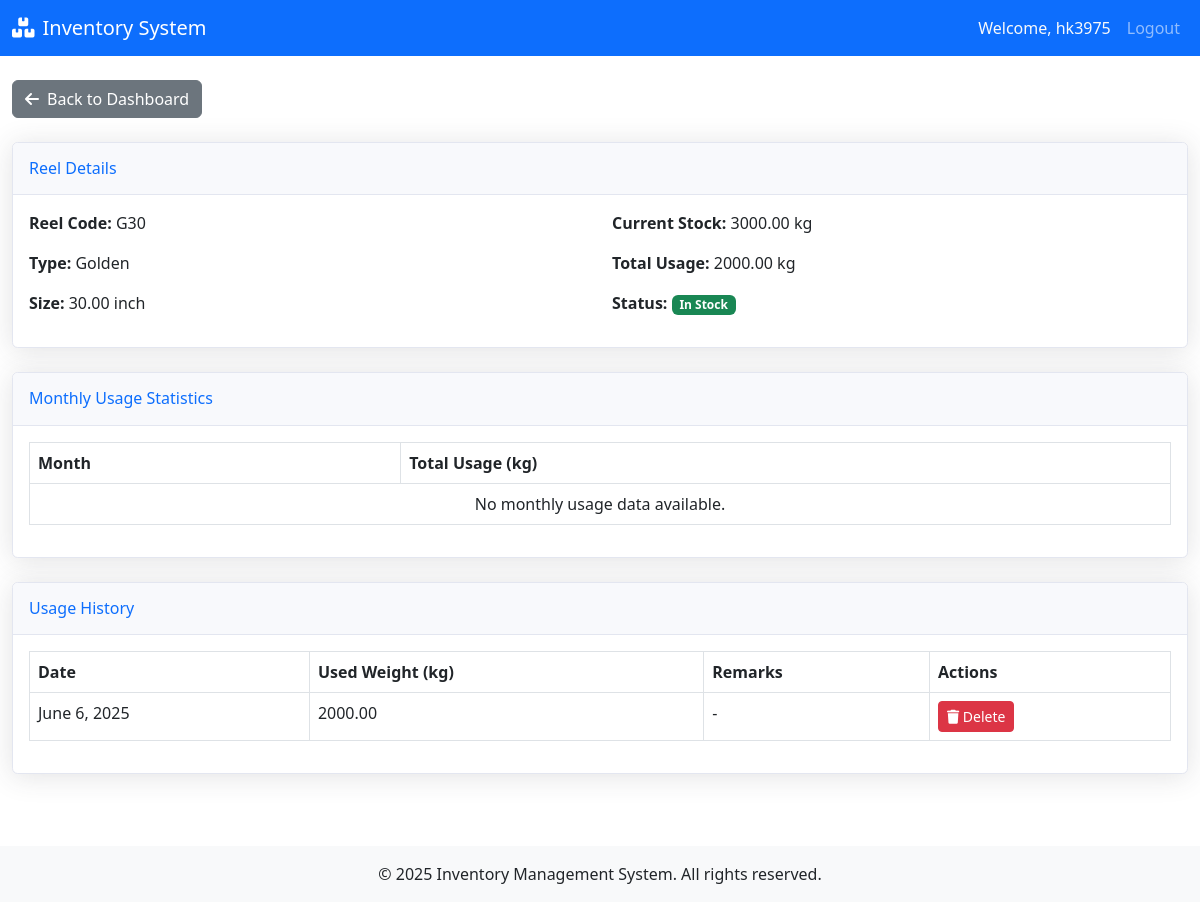
Page /reel-report/5/ (signed in) on the earlier database version.
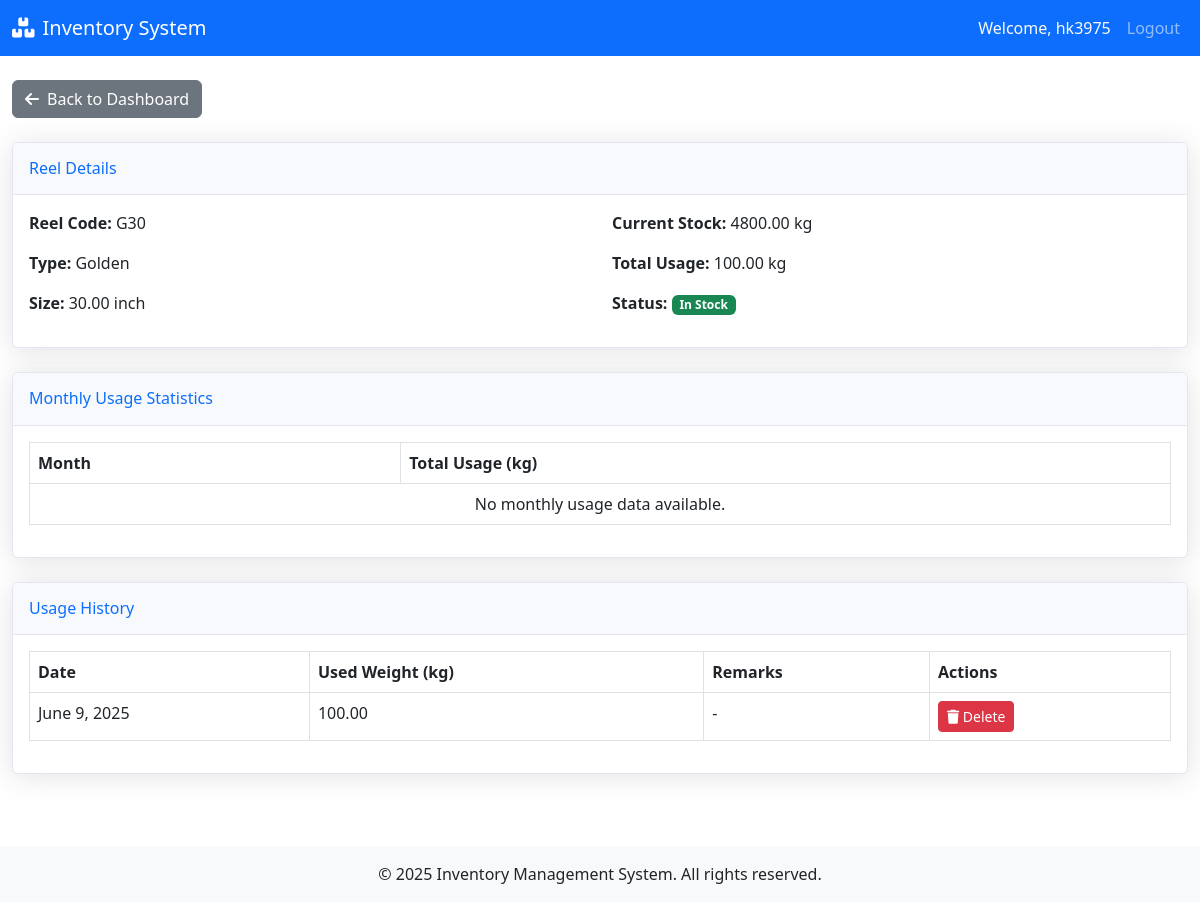
Same page on the later database version.
### inventory/models.py (models this page shows, shortened)
class Reel(models.Model):
    user = models.ForeignKey(CustomUser, on_delete=models.CASCADE)
    REEL_TYPE_CHOICES = [
        ('natural','Natural'),
        ('golden','Golden'),
    ]
    reel_code = models.CharField(max_length=50, help_text="Code for this reel")
    reel_type = models.CharField(max_length=20, choices=REEL_TYPE_CHOICES, help_text="Type of reel: Natural or Golden")
    size_inch = models.DecimalField(max_digits=5, decimal_places=2, help_text="Size in inch (e.g., 26.00 to 52.00)")
    weight_kg = models.DecimalField(max_digits=10, decimal_places=2, help_text="Weight of the reel in kg")
    current_stock = models.DecimalField(
        max_digits=10, decimal_places=2, default=Decimal("0.00"), editable=True, help_text="Current stock available in kg"
    )
    created_at = models.DateTimeField(null=True, blank=True)
    updated_at = models.DateTimeField(null=True, blank=True)
    class Meta:
        ordering = ['reel_code']

class DailyUsage(models.Model):
    user = models.ForeignKey(CustomUser, on_delete=models.CASCADE)
    reel = models.ForeignKey(Reel, on_delete=models.CASCADE)
    used_weight = models.DecimalField(max_digits=10, decimal_places=2)
    usage_date = models.DateField(default=timezone.now)
    remarks = models.TextField(blank=True, null=True)
    created_at = models.DateTimeField(default=timezone.now)
    updated_at = models.DateTimeField(auto_now=True)
    class Meta:
        ordering = ['-usage_date']

### inventory/views.py (the view)
# urls.py: path('reel-report/<int:pk>/', views.ReelReportView.as_view(), name='reel_report'),
class ReelReportView(TemplateView):
    template_name = 'inventory/reel_report.html'
    def get(self, request, *args, **kwargs):
        user_id = request.session.get('user_id')
        if not user_id:
            return redirect('login')
        reel = get_object_or_404(Reel, pk=kwargs.get('pk'), user_id=user_id)
        usage_history = DailyUsage.objects.filter(reel=reel, user_id=user_id).order_by('-usage_date')
        total_usage = usage_history.aggregate(Sum('used_weight'))['used_weight__sum'] or 0
        context = {
            'reel': reel,
            'usage_history': usage_history,
            'total_usage': total_usage,
        }
        return render(request, self.template_name, context)

### inventory/templates/inventory/reel_report.html (shortened to what this page needs)
{% extends 'base.html' %}
{% load static %}
{% block content %}
<div class="container-fluid py-4">
    <div class="mb-4">
        <a href="{% url 'dashboard' %}" class="btn btn-secondary">
            <i class="fas fa-arrow-left me-2"></i>Back to Dashboard
        </a>
    </div>
    <div class="card shadow mb-4">
        <div class="card-header py-3">
            <h6 class="m-0 font-weight-bold text-primary">Reel Details</h6>
        </div>
        <div class="card-body">
            <div class="row">
                <div class="col-md-6">
                    <p><strong>Reel Code:</strong> {{ reel.reel_code }}</p>
                    <p><strong>Type:</strong> {{ reel.reel_type|title }}</p>
                    <p><strong>Size:</strong> {{ reel.size_inch }} inch</p>
                </div>
                <div class="col-md-6">
                    <p><strong>Current Stock:</strong> {{ reel.current_stock|floatformat:2 }} kg</p>
                    <p><strong>Total Usage:</strong> {{ total_usage|floatformat:2 }} kg</p>
                    <p><strong>Status:</strong>
                        {% if reel.current_stock <= 200 %}
                            <span class="badge bg-danger">Low Stock</span>
                        {% else %}
                            <span class="badge bg-success">In Stock</span>
                        {% endif %}
                    </p>
                </div>
            </div>
        </div>
    </div>
    <div class="card shadow mb-4">
        <div class="card-header py-3">
            <h6 class="m-0 font-weight-bold text-primary">Monthly Usage Statistics</h6>
        </div>
        <div class="card-body">
            <div class="table-responsive">
                <table class="table table-bordered">
                    <thead>
                        <tr>
                            <th>Month</th>
                            <th>Total Usage (kg)</th>
                        </tr>
                    </thead>
                    <tbody>
                        {% for usage in monthly_usage %}
                        <tr>
                            <td>{{ usage.year }}-{{ usage.month|stringformat:"02d" }}</td>
                            <td>{{ usage.total_usage|floatformat:2 }}</td>
                        </tr>
                        {% empty %}
                        <tr>
                            <td colspan="2" class="text-center">No monthly usage data available.</td>
                        </tr>
                        {% endfor %}
                    </tbody>
                </table>
            </div>
        </div>
    </div>
    <div class="card shadow mb-4">
        <div class="card-header py-3">
            <h6 class="m-0 font-weight-bold text-primary">Usage History</h6>
        </div>
        <div class="card-body">
            <div class="table-responsive">
                <table class="table table-bordered">
                    <thead>
                        <tr>
                            <th>Date</th>
                            <th>Used Weight (kg)</th>
                            <th>Remarks</th>
                            <th>Actions</th>
                        </tr>
                    </thead>
                    <tbody>
                        {% for usage in usage_history %}
                        <tr>
                            <td>{{ usage.usage_date }}</td>
                            <td>{{ usage.used_weight|floatformat:2 }}</td>
                            <td>{{ usage.remarks|default:"-" }}</td>
                            <td>
                                <a href="{% url 'delete_daily_usage' usage.id %}" class="btn btn-danger btn-sm"
                                   onclick="return confirm('Are you sure you want to delete this usage entry? This will add the weight back to the reel\'s stock.')">
                                    <i class="fas fa-trash"></i> Delete
                                </a>
                            </td>
                        </tr>
                        {% empty %}
                        <tr>
                            <td colspan="4" class="text-center">No usage history available.</td>
                        </tr>
                        {% endfor %}
                    </tbody>
                </table>
            </div>
        </div>
    </div>
</div>
{% endblock %}

### inventory/templates/base.html (shortened to what this page needs)
<!DOCTYPE html>
<html lang="en">
<head>
    <link href="https://cdn.jsdelivr.net/npm/bootstrap@5.3.0/dist/css/bootstrap.min.css" rel="stylesheet">
    <link href="https://cdnjs.cloudflare.com/ajax/libs/font-awesome/6.0.0/css/all.min.css" rel="stylesheet">
</head>
<body>
    <nav class="navbar navbar-expand-lg navbar-dark bg-primary">
        <div class="container-fluid">
            <a class="navbar-brand" href="{% url 'dashboard' %}">
                <i class="fas fa-boxes me-2"></i>Inventory System
            </a>
            <div class="collapse navbar-collapse" id="navbarNav">
                <ul class="navbar-nav ms-auto">
                    {% if request.session.user_id %}
                    <li class="nav-item">
                        <span class="nav-link text-light">Welcome, {{ request.session.username }}</span>
                    </li>
                    <li class="nav-item">
                        <a class="nav-link" href="{% url 'logout' %}">Logout</a>
                    </li>
                    {% endif %}
                </ul>
            </div>
        </div>
    </nav>
    {% block content %}{% endblock %}
    <footer class="bg-light text-center py-3 mt-4">
        <p class="mb-0">&copy; 2025 Inventory Management System. All rights reserved.</p>
    </footer>
</body>
</html>

### inventory/templates/base.html (style rules this page uses)
.card { position: relative; display: flex; flex-direction: column; min-width: 0; word-wrap: break-word; background-color: #fff; background-clip: border-box; border: 1px solid #e3e6f0; border-radius: 0.35rem; }
.card-header { background-color: #f8f9fc; border-bottom: 1px solid #e3e6f0; }
.shadow { box-shadow: 0 0.15rem 1.75rem 0 rgba(58, 59, 69, 0.15) !important; }

Differences in the rows shown:
removed DailyUsage: usage_date "June 6, 2025", used_weight "2000.00", remarks "-"
changed Reel "Golden": current_stock "3000.00" → "4800.00"
added DailyUsage: usage_date "June 9, 2025", used_weight "100.00", remarks "-"
Other differences:
{{ total_usage|floatformat:2 }}: "2000.00" → "100.00"
